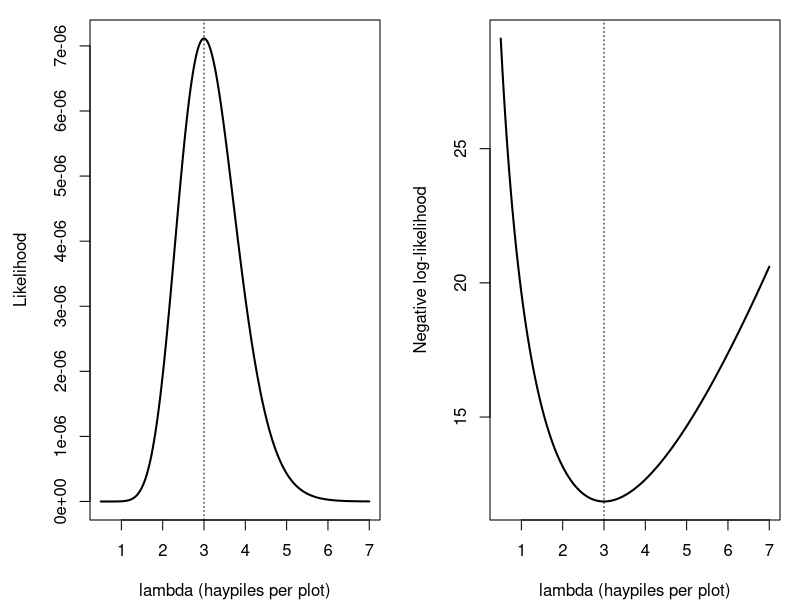
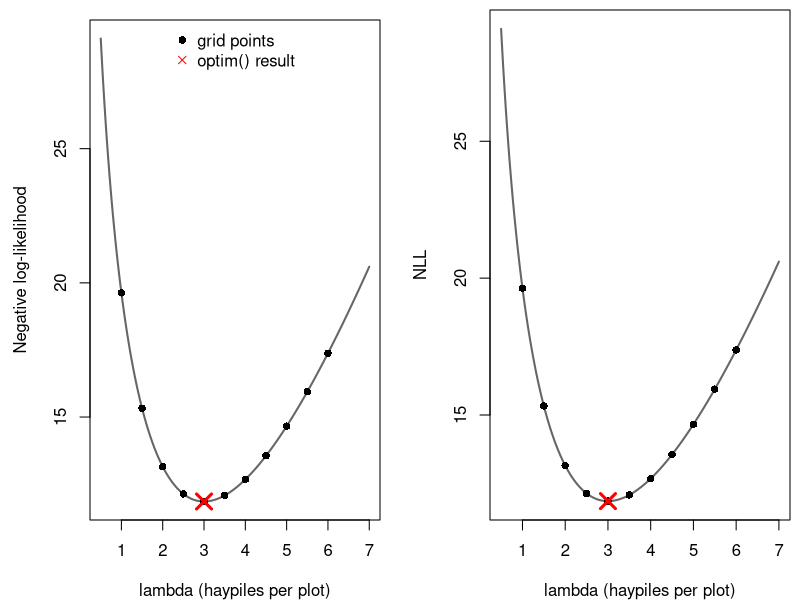

Write the R code that produced these figures, in order.
## ---- chunk 1
knitr::opts_chunk$set(echo = TRUE, warning = FALSE, message = FALSE,
                       fig.width = 5, fig.height = 3.5)
## ---- chunk 2
haypiles <- c(2, 5, 3, 0, 4, 4)

nll_pois <- function(lambda, y) {
  -sum(dpois(y, lambda = lambda, log = TRUE))
}

lambda_grid <- seq(0.5, 7, by = 0.01)
lik_vals <- sapply(lambda_grid, function(l) prod(dpois(haypiles, l)))
nll_vals <- sapply(lambda_grid, nll_pois, y = haypiles)

par(mfrow = c(1, 2), mar = c(4, 4.5, 1, 1))
plot(lambda_grid, lik_vals, type = "l", lwd = 2,
     xlab = "lambda (haypiles per plot)", ylab = "Likelihood")
abline(v = 3, lty = 3)
plot(lambda_grid, nll_vals, type = "l", lwd = 2,
     xlab = "lambda (haypiles per plot)", ylab = "Negative log-likelihood")
abline(v = 3, lty = 3)
## ---- chunk 3
lambda_grid[which.min(nll_vals)]            # grid

fit <- optim(par = 2, fn = nll_pois, y = haypiles,
             method = "Brent", lower = 0.01, upper = 20)
fit$par                                     # optimizer
fit$value                                   # NLL at the MLE
## ---- chunk 4
coarse <- seq(1, 6, by = 0.5)
par(mar = c(4, 4.5, 1, 1))
plot(lambda_grid, nll_vals, type = "l", lwd = 2, col = "grey40",
     xlab = "lambda (haypiles per plot)", ylab = "Negative log-likelihood")
points(coarse, sapply(coarse, nll_pois, y = haypiles), pch = 16)
points(fit$par, fit$value, pch = 4, cex = 2, lwd = 3, col = "red")
legend("top", legend = c("grid points", "optim() result"),
       pch = c(16, 4), col = c("black", "red"), bty = "n")
## ---- chunk 5
dnorm(0, mean = 0, sd = 0.2)   # a density above 1
## ---- chunk 6
par(mar = c(4, 4.5, 0.5, 0.5))
plot(lambda_grid, nll_vals, type = "l", lwd = 2, col = "grey40",
     xlab = "lambda (haypiles per plot)", ylab = "NLL")
points(coarse, sapply(coarse, nll_pois, y = haypiles), pch = 16)
points(fit$par, fit$value, pch = 4, cex = 2, lwd = 3, col = "red")
